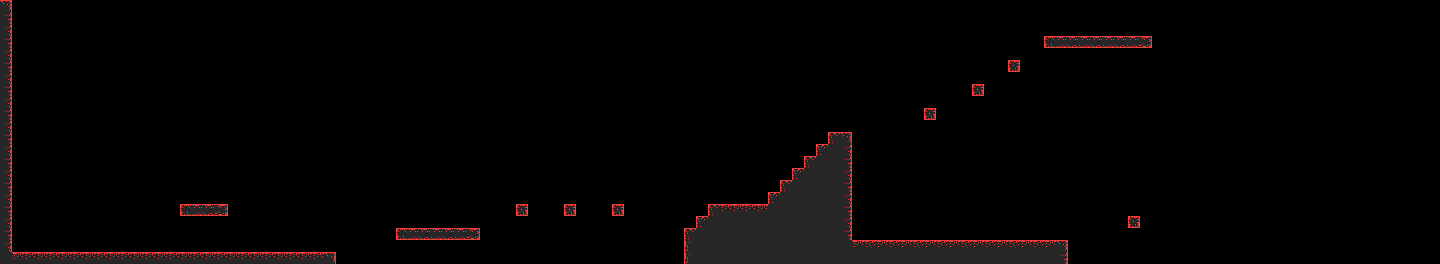

Tiled map render using the project's own tile images. Description and the whole map definition, tile-layer contents included, below:
An orthogonal 120x22 tile map with 12x12 px tiles, 1 tile layer (Tile Layer 1).

<map version="1.0" orientation="orthogonal" renderorder="right-down" width="120" height="22" tilewidth="12" tileheight="12" nextobjectid="1">
 <tileset firstgid="1" name="Tileset" tilewidth="12" tileheight="12" tilecount="20" columns="5">
  <image source="MinimalTileset.png" width="60" height="48" />
 </tileset>
 <layer name="Tile Layer 1" width="120" height="22">
  <data encoding="csv">
4,0,0,0,0,0,0,0,0,0,0,0,0,0,0,0,0,0,0,0,0,0,0,0,0,0,0,0,0,0,0,0,0,0,0,0,0,0,0,0,0,0,0,0,0,0,0,0,0,0,0,0,0,0,0,0,0,0,0,0,0,0,0,0,0,0,0,0,0,0,0,0,0,0,0,0,0,0,0,0,0,0,0,0,0,0,0,0,0,0,0,0,0,0,0,0,0,0,0,0,0,0,0,0,0,0,0,0,0,0,0,0,0,0,0,0,0,0,0,0,
2,0,0,0,0,0,0,0,0,0,0,0,0,0,0,0,0,0,0,0,0,0,0,0,0,0,0,0,0,0,0,0,0,0,0,0,0,0,0,0,0,0,0,0,0,0,0,0,0,0,0,0,0,0,0,0,0,0,0,0,0,0,0,0,0,0,0,0,0,0,0,0,0,0,0,0,0,0,0,0,0,0,0,0,0,0,0,0,0,0,0,0,0,0,0,0,0,0,0,0,0,0,0,0,0,0,0,0,0,0,0,0,0,0,0,0,0,0,0,0,
2,0,0,0,0,0,0,0,0,0,0,0,0,0,0,0,0,0,0,0,0,0,0,0,0,0,0,0,0,0,0,0,0,0,0,0,0,0,0,0,0,0,0,0,0,0,0,0,0,0,0,0,0,0,0,0,0,0,0,0,0,0,0,0,0,0,0,0,0,0,0,0,0,0,0,0,0,0,0,0,0,0,0,0,0,0,0,0,0,0,0,0,0,0,0,0,0,0,0,0,0,0,0,0,0,0,0,0,0,0,0,0,0,0,0,0,0,0,0,0,
2,0,0,0,0,0,0,0,0,0,0,0,0,0,0,0,0,0,0,0,0,0,0,0,0,0,0,0,0,0,0,0,0,0,0,0,0,0,0,0,0,0,0,0,0,0,0,0,0,0,0,0,0,0,0,0,0,0,0,0,0,0,0,0,0,0,0,0,0,0,0,0,0,0,0,0,0,0,0,0,0,0,0,0,0,0,0,11,19,19,19,19,19,19,19,12,0,0,0,0,0,0,0,0,0,0,0,0,0,0,0,0,0,0,0,0,0,0,0,0,
2,0,0,0,0,0,0,0,0,0,0,0,0,0,0,0,0,0,0,0,0,0,0,0,0,0,0,0,0,0,0,0,0,0,0,0,0,0,0,0,0,0,0,0,0,0,0,0,0,0,0,0,0,0,0,0,0,0,0,0,0,0,0,0,0,0,0,0,0,0,0,0,0,0,0,0,0,0,0,0,0,0,0,0,0,0,0,0,0,0,0,0,0,0,0,0,0,0,0,0,0,0,0,0,0,0,0,0,0,0,0,0,0,0,0,0,0,0,0,0,
2,0,0,0,0,0,0,0,0,0,0,0,0,0,0,0,0,0,0,0,0,0,0,0,0,0,0,0,0,0,0,0,0,0,0,0,0,0,0,0,0,0,0,0,0,0,0,0,0,0,0,0,0,0,0,0,0,0,0,0,0,0,0,0,0,0,0,0,0,0,0,0,0,0,0,0,0,0,0,0,0,0,0,0,13,0,0,0,0,0,0,0,0,0,0,0,0,0,0,0,0,0,0,0,0,0,0,0,0,0,0,0,0,0,0,0,0,0,0,0,
2,0,0,0,0,0,0,0,0,0,0,0,0,0,0,0,0,0,0,0,0,0,0,0,0,0,0,0,0,0,0,0,0,0,0,0,0,0,0,0,0,0,0,0,0,0,0,0,0,0,0,0,0,0,0,0,0,0,0,0,0,0,0,0,0,0,0,0,0,0,0,0,0,0,0,0,0,0,0,0,0,0,0,0,0,0,0,0,0,0,0,0,0,0,0,0,0,0,0,0,0,0,0,0,0,0,0,0,0,0,0,0,0,0,0,0,0,0,0,0,
2,0,0,0,0,0,0,0,0,0,0,0,0,0,0,0,0,0,0,0,0,0,0,0,0,0,0,0,0,0,0,0,0,0,0,0,0,0,0,0,0,0,0,0,0,0,0,0,0,0,0,0,0,0,0,0,0,0,0,0,0,0,0,0,0,0,0,0,0,0,0,0,0,0,0,0,0,0,0,0,0,13,0,0,0,0,0,0,0,0,0,0,0,0,0,0,0,0,0,0,0,0,0,0,0,0,0,0,0,0,0,0,0,0,0,0,0,0,0,0,
2,0,0,0,0,0,0,0,0,0,0,0,0,0,0,0,0,0,0,0,0,0,0,0,0,0,0,0,0,0,0,0,0,0,0,0,0,0,0,0,0,0,0,0,0,0,0,0,0,0,0,0,0,0,0,0,0,0,0,0,0,0,0,0,0,0,0,0,0,0,0,0,0,0,0,0,0,0,0,0,0,0,0,0,0,0,0,0,0,0,0,0,0,0,0,0,0,0,0,0,0,0,0,0,0,0,0,0,0,0,0,0,0,0,0,0,0,0,0,0,
2,0,0,0,0,0,0,0,0,0,0,0,0,0,0,0,0,0,0,0,0,0,0,0,0,0,0,0,0,0,0,0,0,0,0,0,0,0,0,0,0,0,0,0,0,0,0,0,0,0,0,0,0,0,0,0,0,0,0,0,0,0,0,0,0,0,0,0,0,0,0,0,0,0,0,0,0,13,0,0,0,0,0,0,0,0,0,0,0,0,0,0,0,0,0,0,0,0,0,0,0,0,0,0,0,0,0,0,0,0,0,0,0,0,0,0,0,0,0,0,
2,0,0,0,0,0,0,0,0,0,0,0,0,0,0,0,0,0,0,0,0,0,0,0,0,0,0,0,0,0,0,0,0,0,0,0,0,0,0,0,0,0,0,0,0,0,0,0,0,0,0,0,0,0,0,0,0,0,0,0,0,0,0,0,0,0,0,0,0,0,0,0,0,0,0,0,0,0,0,0,0,0,0,0,0,0,0,0,0,0,0,0,0,0,0,0,0,0,0,0,0,0,0,0,0,0,0,0,0,0,0,0,0,0,0,0,0,0,0,0,
2,0,0,0,0,0,0,0,0,0,0,0,0,0,0,0,0,0,0,0,0,0,0,0,0,0,0,0,0,0,0,0,0,0,0,0,0,0,0,0,0,0,0,0,0,0,0,0,0,0,0,0,0,0,0,0,0,0,0,0,0,0,0,0,0,0,0,0,0,3,4,0,0,0,0,0,0,0,0,0,0,0,0,0,0,0,0,0,0,0,0,0,0,0,0,0,0,0,0,0,0,0,0,0,0,0,0,0,0,0,0,0,0,0,0,0,0,0,0,0,
2,0,0,0,0,0,0,0,0,0,0,0,0,0,0,0,0,0,0,0,0,0,0,0,0,0,0,0,0,0,0,0,0,0,0,0,0,0,0,0,0,0,0,0,0,0,0,0,0,0,0,0,0,0,0,0,0,0,0,0,0,0,0,0,0,0,0,0,3,14,2,0,0,0,0,0,0,0,0,0,0,0,0,0,0,0,0,0,0,0,0,0,0,0,0,0,0,0,0,0,0,0,0,0,0,0,0,0,0,0,0,0,0,0,0,0,0,0,0,0,
2,0,0,0,0,0,0,0,0,0,0,0,0,0,0,0,0,0,0,0,0,0,0,0,0,0,0,0,0,0,0,0,0,0,0,0,0,0,0,0,0,0,0,0,0,0,0,0,0,0,0,0,0,0,0,0,0,0,0,0,0,0,0,0,0,0,0,3,14,14,2,0,0,0,0,0,0,0,0,0,0,0,0,0,0,0,0,0,0,0,0,0,0,0,0,0,0,0,0,0,0,0,0,0,0,0,0,0,0,0,0,0,0,0,0,0,0,0,0,0,
2,0,0,0,0,0,0,0,0,0,0,0,0,0,0,0,0,0,0,0,0,0,0,0,0,0,0,0,0,0,0,0,0,0,0,0,0,0,0,0,0,0,0,0,0,0,0,0,0,0,0,0,0,0,0,0,0,0,0,0,0,0,0,0,0,0,3,14,14,14,2,0,0,0,0,0,0,0,0,0,0,0,0,0,0,0,0,0,0,0,0,0,0,0,0,0,0,0,0,0,0,0,0,0,0,0,0,0,0,0,0,0,0,0,0,0,0,0,0,0,
2,0,0,0,0,0,0,0,0,0,0,0,0,0,0,0,0,0,0,0,0,0,0,0,0,0,0,0,0,0,0,0,0,0,0,0,0,0,0,0,0,0,0,0,0,0,0,0,0,0,0,0,0,0,0,0,0,0,0,0,0,0,0,0,0,3,14,14,14,14,2,0,0,0,0,0,0,0,0,0,0,0,0,0,0,0,0,0,0,0,0,0,0,0,0,0,0,0,0,0,0,0,0,0,0,0,0,0,0,0,0,0,0,0,0,0,0,0,0,0,
2,0,0,0,0,0,0,0,0,0,0,0,0,0,0,0,0,0,0,0,0,0,0,0,0,0,0,0,0,0,0,0,0,0,0,0,0,0,0,0,0,0,0,0,0,0,0,0,0,0,0,0,0,0,0,0,0,0,0,0,0,0,0,0,3,14,14,14,14,14,2,0,0,0,0,0,0,0,0,0,0,0,0,0,0,0,0,0,0,0,0,0,0,0,0,0,0,0,0,0,0,0,0,0,0,0,0,0,0,0,0,0,0,0,0,0,0,0,0,0,
2,0,0,0,0,0,0,0,0,0,0,0,0,0,0,11,19,19,12,0,0,0,0,0,0,0,0,0,0,0,0,0,0,0,0,0,0,0,0,0,0,0,0,13,0,0,0,13,0,0,0,13,0,0,0,0,0,0,0,3,6,6,6,6,14,14,14,14,14,14,2,0,0,0,0,0,0,0,0,0,0,0,0,0,0,0,0,0,0,0,0,0,0,0,0,0,0,0,0,0,0,0,0,0,0,0,0,0,0,0,0,0,0,0,0,0,0,0,0,0,
2,0,5,0,0,0,0,0,0,0,0,0,0,0,0,0,0,0,0,0,0,0,0,0,0,0,0,0,0,0,0,0,0,0,0,0,0,0,0,0,0,0,0,0,0,0,0,0,0,0,0,0,0,0,0,0,0,0,3,14,14,14,14,14,14,14,14,14,14,14,2,0,0,0,0,0,0,0,0,0,0,0,0,0,0,0,0,0,0,0,0,0,0,0,13,0,0,0,0,0,0,0,0,0,0,0,0,0,0,0,0,0,0,0,0,0,0,0,0,0,
2,0,5,0,0,0,0,0,0,0,0,0,0,0,0,0,0,0,0,0,0,0,0,0,0,0,0,0,0,0,0,0,0,11,19,19,19,19,19,12,0,0,0,0,0,0,0,0,0,0,0,0,0,0,0,0,0,3,14,14,14,14,14,14,14,14,14,14,14,14,2,0,0,0,0,0,0,0,0,0,0,0,0,0,0,0,0,0,0,0,0,0,0,0,0,0,0,0,0,0,0,0,0,0,0,0,0,0,0,0,0,0,0,0,0,0,0,0,0,0,
2,0,5,0,0,0,0,0,0,0,0,0,0,0,0,0,0,0,0,0,0,0,0,0,0,0,0,0,0,0,0,0,0,0,0,0,0,0,0,0,0,0,0,0,0,0,0,0,0,0,0,0,0,0,0,0,0,1,14,14,14,14,14,14,14,14,14,14,14,14,14,6,6,6,6,6,6,6,6,6,6,6,6,6,6,6,6,6,4,0,0,0,0,0,0,0,0,0,0,0,0,0,0,0,0,0,0,0,0,0,0,0,0,0,0,0,0,0,0,0,
14,6,6,6,6,6,6,6,6,6,6,6,6,6,6,6,6,6,6,6,6,6,6,6,6,6,6,4,0,0,0,0,0,0,0,0,0,0,0,0,0,0,0,0,0,0,0,0,0,0,0,0,0,0,0,0,0,1,14,14,14,14,14,14,14,14,14,14,14,14,14,14,14,14,14,14,14,14,14,14,14,14,14,14,14,14,14,14,2,0,0,0,0,0,0,0,0,0,0,0,0,0,0,0,0,0,0,0,0,0,0,0,0,0,0,0,0,0,0,0
</data>
 </layer>
</map>